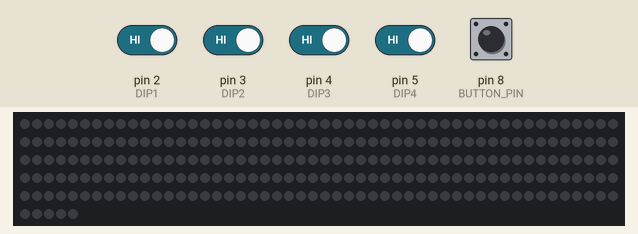
Simulated run of this sketch. Board: Arduino Uno, built with avr-gcc and run on an emulated ATmega328P. Shown: 255 RGB LEDs in strip order, left to right, continuing on the next row. The test bench sets the inputs (shaded band); at power-on: pin 2 (DIP1), pin 3 (DIP2), pin 4 (DIP3), pin 5 (DIP4), pin 8 (BUTTON_PIN) HIGH. Random numbers use the default seed unless the sketch sets one.

Above: at 1.2 s.
1.3 s: pin 8 (BUTTON_PIN) pulled LOW for 0.15 s
2.0 s: pin 2 (DIP1) driven LOW
3.5 s: pin 8 (BUTTON_PIN) pulled LOW for 1 s
At 4.2 s:
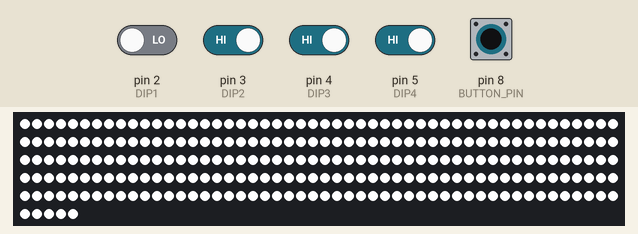
6.0 s: pin 5 (DIP4) driven LOW
At 7.2 s:
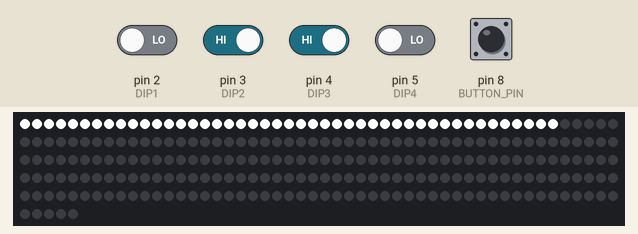
7.5 s: pin 3 (DIP2) driven LOW
At 8.1 s:
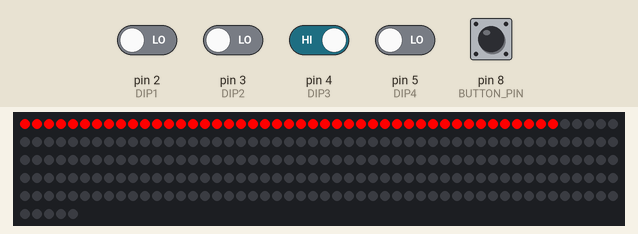
9.1 s: pin 3 (DIP2) driven HIGH
At 9.8 s:
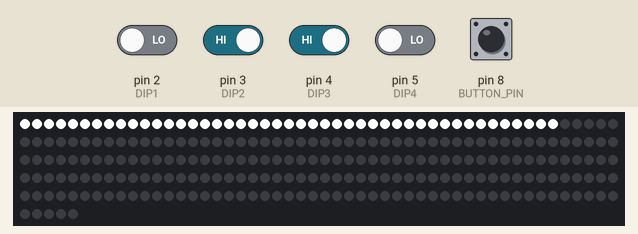
Timing chart, 0 to 11.6 s (numbered marks = the images above; inputs shaded):
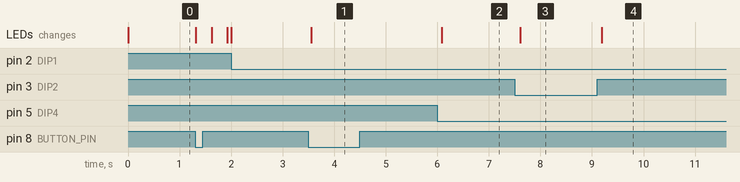

Measured:
- after the input at 3.5 s, the LEDs: change after 0.05 s (image 1)
- after the input at 6.0 s, the LEDs: change after 0.09 s (image 2)
- after the input at 7.5 s, the LEDs: change after 0.11 s (image 3)
- after the input at 9.1 s, the LEDs: change after 0.09 s (image 4)

The sketch:

Flashbuzzer.ino
```cpp
#include <FastLED.h>
#include <EEPROM.h>

#define LED_PIN     6
#define NUM_LEDS    255
#define LED_TYPE    WS2811
#define COLOR_ORDER RGB

int* readFromEEPROM() {
    static int data[8];  // Making it static to retain its value after the function returns
    for (int i = 0; i < 8; i++) {
        data[i] = EEPROM.read(i);
    }
    return data;
}

// CRGB leds[NUM_LEDS];
CRGB leds[NUM_LEDS]; //Initialize led array with nubmer of elements from eeprom

#define BUTTON_PIN 8
#define POT_PIN    A3
#define DIP1       2
#define DIP2       3
#define DIP3       4
#define DIP4       5

enum LEDSetting {
    COLOR_RED,
    COLOR_GREEN,
    COLOR_BLUE,
    SPEED,
    NUMBER_LEDS,
    RESERVED1,
    RESERVED2,
    RESERVED3
    // Add other settings as needed
};

class LEDSettingsManager {

  //Settings:
  // 0 Color Red - 0=Random Color, 1-254 = fixed color, 255 = white
  // 1 Color Green - 0..255
  // 2 Color Blue - 0..255
  // 3 Speed - Speed from 0 (slow) to 255 (fast)
  // 4 Number Leds - 50..255, when this is changed, the device needs to be reset!
  //rest is reserved
private:
    byte setts[8] = {0, 0, 0, 0, 0, 0, 0, 0};
    int displayStartIndex = 0; // Start index for display settings
    int displayEndIndex = 44; // End index for display settings
    bool toggle = false; //used to blink the LEDs

public:
    LEDSettingsManager() {
        // Initialize settings array
      read_from_eeprom();
    }

    void read_from_eeprom() {
      for (int i = 0; i < 8; i++) {
          setts[i] = EEPROM.read(i);
      }
    }

    bool is_dark(){
      return (setts[COLOR_RED] <= 5 && setts[COLOR_GREEN] <= 5 && setts[COLOR_BLUE] <= 5);
    }

    CRGB get_color(){
      return CRGB(setts[COLOR_RED], setts[COLOR_GREEN], setts[COLOR_BLUE]);
    }

    byte get_speed(){
      return setts[SPEED];
    }

    void display_setting(LEDSetting setting_index, bool blinking=false) {
        // Show current setting value as solid LEDs
        int value = map(setts[setting_index], 0, 255, displayStartIndex, displayEndIndex);
        CRGB bar_color = CRGB::Red;
        if(setting_index == NUMBER_LEDS){
          //changing Number of LEDs
          value = setts[NUMBER_LEDS]; //use value unscaled, so the length of the LED strip can be adjusted from 0 .. 255
          bar_color = CRGB::Blue;
        }
        if(setting_index >= 0 && setting_index <= 2){
          //setting color, use current color to display
          if(setts[0] <= 5 && setts[1] <= 5 && setts[2] <= 5){
            //all Colors low, choose random
            bar_color = CRGB(random(255), random(255), random(255));
          } else if(setts[0] == 255) {
            bar_color = CRGB(255, 255, 255);
          } else{
            bar_color = CRGB(setts[0], setts[1], setts[2]);
          }
        }

        //Display LED-Bar
        for (int i = 0; i < NUM_LEDS; i++) {
            if (i >= (displayStartIndex) && i <= value) {
                leds[i] = toggle || !blinking ? bar_color : CRGB::Black;
            } else {
                leds[i] = CRGB::Black;
            }
        }

        toggle = !toggle;
        delay(map(setts[SPEED], 0, 255, 100, 50)); //blink with current speed setting
        // Note: FastLED.show() should be called externally after this function
    }

    void set_setting(byte setting_index, byte value) {
        if(setting_index == 5 && value < 30){
          //limit number of LEDs to
          value = 30;
        }
        setts[setting_index] = value;
        display_setting(setting_index, true); // Update display to show new setting
        // Note: FastLED.show() should be called externally after this function
    }

    byte get_setting(byte setting_index) {
        return setts[setting_index];
    }

    byte* get_settings() {
        return setts;
    }

    void write_to_eeprom(){
      //writes the current settings to EEPROM
      for (int i = 0; i < 8; i++) {
        EEPROM.write(i, setts[i]);
      }
      Serial.println("written to EEPROM");
    }

    // Additional methods and properties can be added as needed
};

class LEDMode {
public:
    virtual void update(LEDSettingsManager settings) = 0;
};

class RunningDotMode : public LEDMode {
private:
    bool oldButtonState = HIGH;

public:
    void update(LEDSettingsManager settings) override {
        bool newButtonState = digitalRead(BUTTON_PIN);
        if (newButtonState == LOW && oldButtonState == HIGH) {
            CRGB color = settings.is_dark() ? CRGB(random(255), random(255), random(255)) : settings.get_color(); // Random or white color if no color selected
            leds[0] = color;
        }
        oldButtonState = newButtonState;

        for (int i = NUM_LEDS - 1; i > 0; i--) {
            leds[i] = leds[i - 1];
        }
        leds[0] = CRGB::Black;

        delay(map(settings.get_speed(), 0, 255, 300, 3)); // Speed of shifting
    }
};

class LightSwitchMode : public LEDMode {
private:
    bool isOn = false;
    bool oldButtonState = HIGH;

public:
    void update(LEDSettingsManager settings) override {
        bool newButtonState = digitalRead(BUTTON_PIN);
        if (newButtonState == LOW && oldButtonState == HIGH) {
            isOn = !isOn;
            CRGB color = isOn ? (settings.is_dark() ? CRGB(random(255), 255, 255) : settings.get_color()) : CRGB::Black; // Random or white color based on parameter
            fill_solid(leds, NUM_LEDS, color);
            delay(20); // Debounce delay
        } else {
          //avoid super fast looping
          delay(20);
        }
        oldButtonState = newButtonState;
    }
};

class GradualFillMode : public LEDMode {
private:
    int fillLevel = 0;
    bool filling = false;

public:
    void update(LEDSettingsManager settings) override {
        if (digitalRead(BUTTON_PIN) == LOW) {
            filling = true;
        } else {
            filling = false;
        }

        if (filling && fillLevel < NUM_LEDS) {
            fillLevel++;
        } else if (!filling && fillLevel > 0) {
            fillLevel--;
        }

        CRGB color = calculateUniformColor(fillLevel);
        for (int i = 0; i < NUM_LEDS; i++) {
            leds[i] = i < fillLevel ? color : CRGB::Black;
        }
        delay(10);
    }

    CRGB calculateUniformColor(int fillLevel) {
        float ratio = float(fillLevel) / float(NUM_LEDS);
        if (ratio < 0.33) {
            return CRGB::Green; // Green when few LEDs are lit
        } else if (ratio < 0.66) {
            return blend(CRGB::Green, CRGB::Red, (ratio - 0.33) * 6.0); // Blend to yellow and then to red
        } else {
            return CRGB::Red; // Red when many LEDs are lit
        }
    }
};

class GameMode : public LEDMode {
public:
    void update(LEDSettingsManager settings) override {
        // Placeholder for game mode
        // Implement game logic here
    }
};


LEDMode* currentMode;
RunningDotMode runningDotMode;
LightSwitchMode lightSwitchMode;
GradualFillMode gradualFillMode;
GameMode gameMode;

LEDSettingsManager settings;

bool prev_button_state = false;
bool settings_modified = false;

void setup() {
    FastLED.addLeds<LED_TYPE, LED_PIN, COLOR_ORDER>(leds, NUM_LEDS);
    settings = LEDSettingsManager();
    pinMode(BUTTON_PIN, INPUT_PULLUP);
    pinMode(POT_PIN, INPUT);
    pinMode(DIP1, INPUT_PULLUP);
    pinMode(DIP2, INPUT_PULLUP);
    pinMode(DIP3, INPUT_PULLUP);
    pinMode(DIP4, INPUT_PULLUP);
    Serial.begin(9600);
    currentMode = &runningDotMode; // Default mode
}

void loop() {
  //read dip 4 as setting_mode. If the dip is active, settings can be edited.
  bool settings_mode = !digitalRead(DIP4);
  //read dip 1-3 as 3-bit number 0..7
  byte dip_number = 0;
  dip_number |= !digitalRead(DIP1) << 0;
  dip_number |= !digitalRead(DIP2) << 1;
  dip_number |= !digitalRead(DIP3) << 2;
  if(settings_mode){
    //SETTINGS MODE
    //display current setting value
    bool button_value = !digitalRead(BUTTON_PIN);
    if(button_value){
      //write value continuously and display while editing
      //remember if number LEDs was edited (needs to be written to eeprom)
      settings.set_setting(static_cast<LEDSetting>(dip_number), map(analogRead(POT_PIN), 1023, 0, 0, 255));
      settings_modified = true;
    }
    else {
      settings.display_setting(static_cast<LEDSetting>(dip_number), false);
    }
  }
  else  {
    //RUN MODE
    if(settings_modified){
      //if returning from settings, and settings have been modified, write new settings to eeprom
      settings_modified = false;
      settings.write_to_eeprom();
    }
    // FastLED.setBrightness(map(analogRead(POT_PIN), 1023, 0, 5, 255)); // Control brightness with potentiometer
    FastLED.setBrightness(255);
    switch (dip_number) {
        case 0: currentMode = &runningDotMode; break;
        case 1: currentMode = &lightSwitchMode; break;
        case 2: currentMode = &gradualFillMode; break;
        case 3: currentMode = &gameMode; break;
        // Additional cases for other modes
    }
    currentMode->update(settings);
  }
  FastLED.show();
}
```
